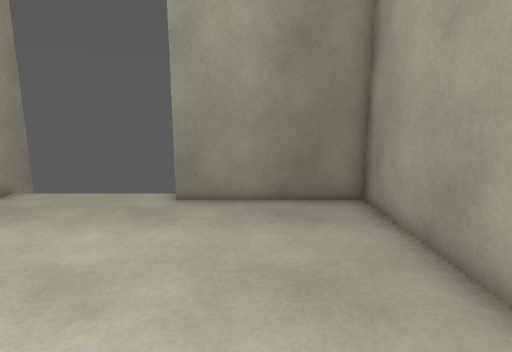
view 1 (above)

12 first-person views from a walk through a Unity game level. The camera is 1.3 m above the floor, tilts 10° down and sees 80° across. The floor is counted in squares, 0.5 m on a side. Each view is taken from the middle of a square. On the plan, view 1 faces up. The plan holds only what a view shows up to about 20 squares ahead; the rest is blank. The place goes on beyond the plan. The player character is not drawn.

view 2
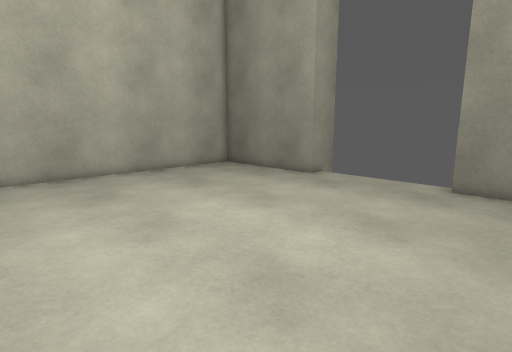

view 3
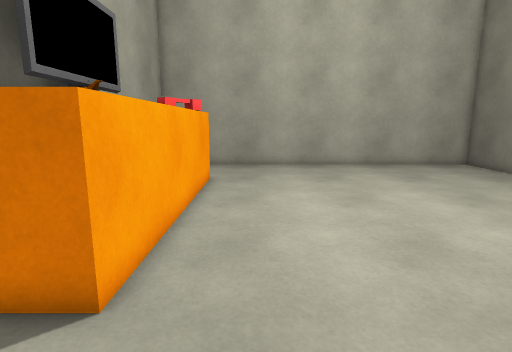

view 4
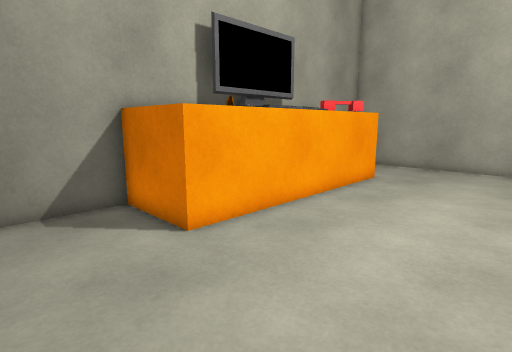

view 5
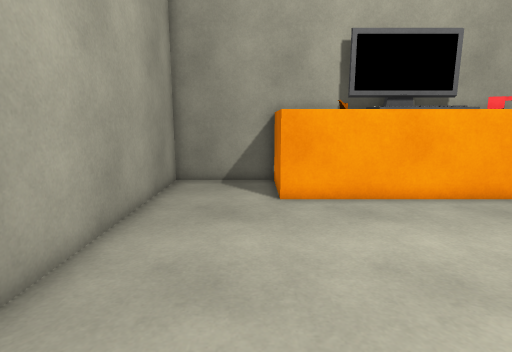

view 6
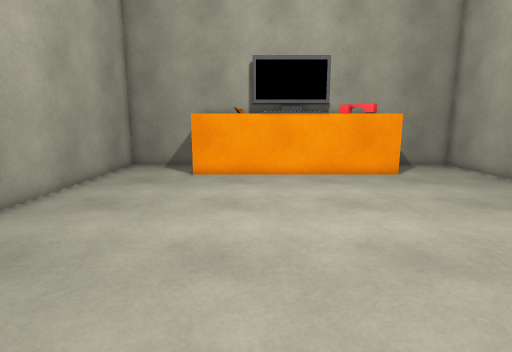

view 7
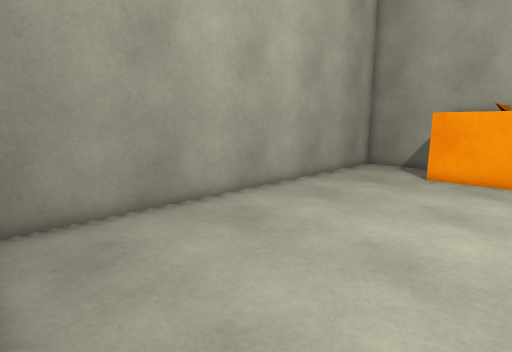

view 8
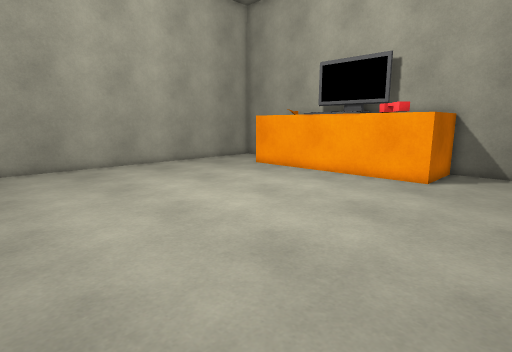

view 9
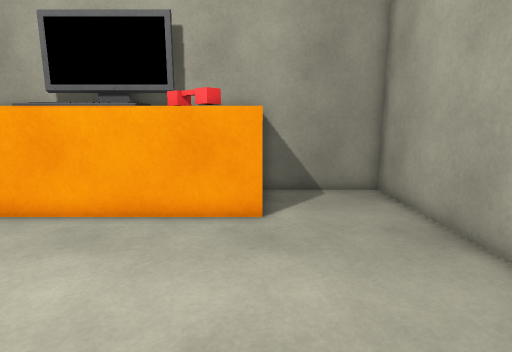

view 10
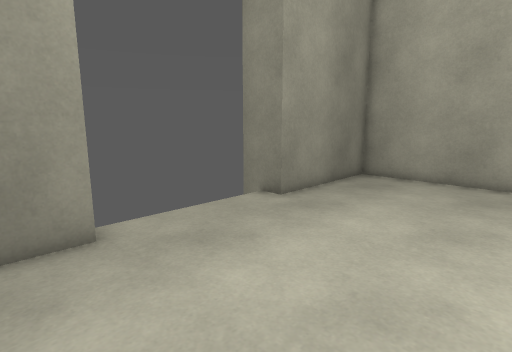

view 11
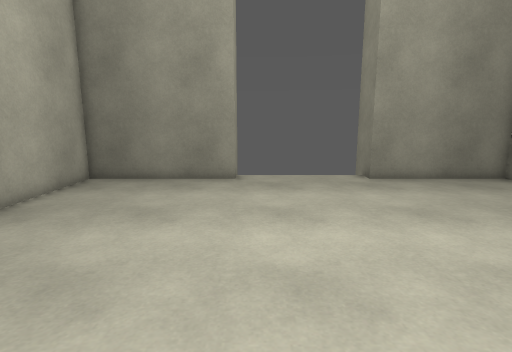

view 12
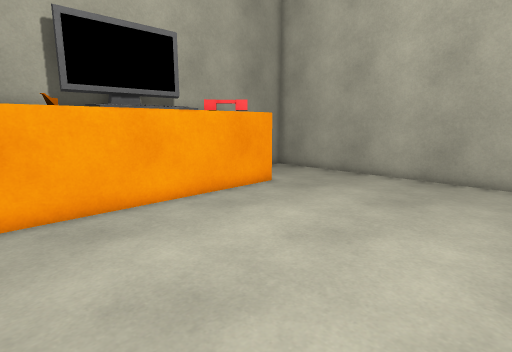

### Floor plan
Key: @ floor where view 1 was taken; # wall or solid block; . floor; ^ raised ledge; O other object.
Columns run from 16 left of view 1 to 4 right of it. Each row starts with its distance up from view 1.
 11        #     #
 10 ########.....########
  9 #...................#
  8 #...................#
  7 #...................#
  6 #...................#
  5 #...................#
  4 #...................#
  3 #...................#
  2 #...................#
  1 #...................#
  0 #...............@...#
 -1 #...................#
 -2 #...................#
 -3 #...................#
 -4 #...................#
 -5 #....^^^^###^^^^....#
 -6 #....^OOOOOOOO ^....#
 -7 #....^ ^    O  ^....#
 -8 #....^   #O    ^....#
 -9 #####^^^^^O^^^^^#####

Where each view was taken, in squares from view 1:
view 1: 0 up, 0 right, facing up
view 2: 3 down, 0 right, facing up-left
view 3: 3 down, 3 right, facing left
view 4: 1 up, 3 right, facing down-left
view 5: 5 up, 0 right, facing down
view 6: 10 up, 4 left, facing down
view 7: 10 up, 5 left, facing down-right
view 8: 9 up, 15 left, facing down-right
view 9: 3 up, 11 left, facing down
view 10: 3 up, 11 left, facing up-right
view 11: 4 down, 8 left, facing up
view 12: 4 up, 1 left, facing down-left
